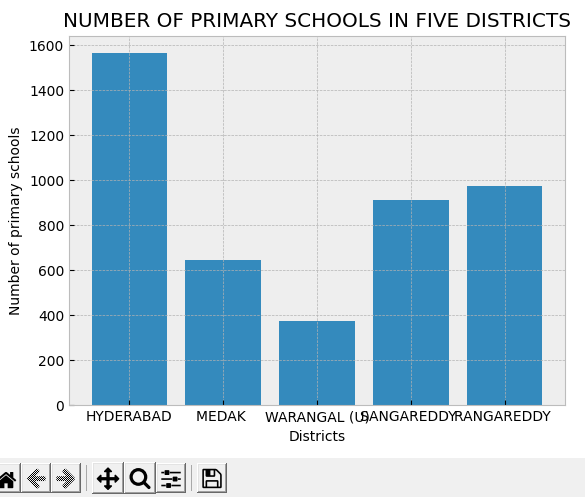

The Python source for this figure:
import matplotlib.pyplot as plt
import csv
import pandas as pd
plt.style.use('bmh')
df=pd.read_csv('lit_rate.csv')
x=df['Districts'].head(5)
y=df['Primary Schools'].head(5)

plt.title('NUMBER OF PRIMARY SCHOOLS IN FIVE DISTRICTS')

plt.xlabel('Districts',fontsize=10)
plt.ylabel('Number of primary schools',fontsize=10)
plt.bar(x,y)
plt.show()
